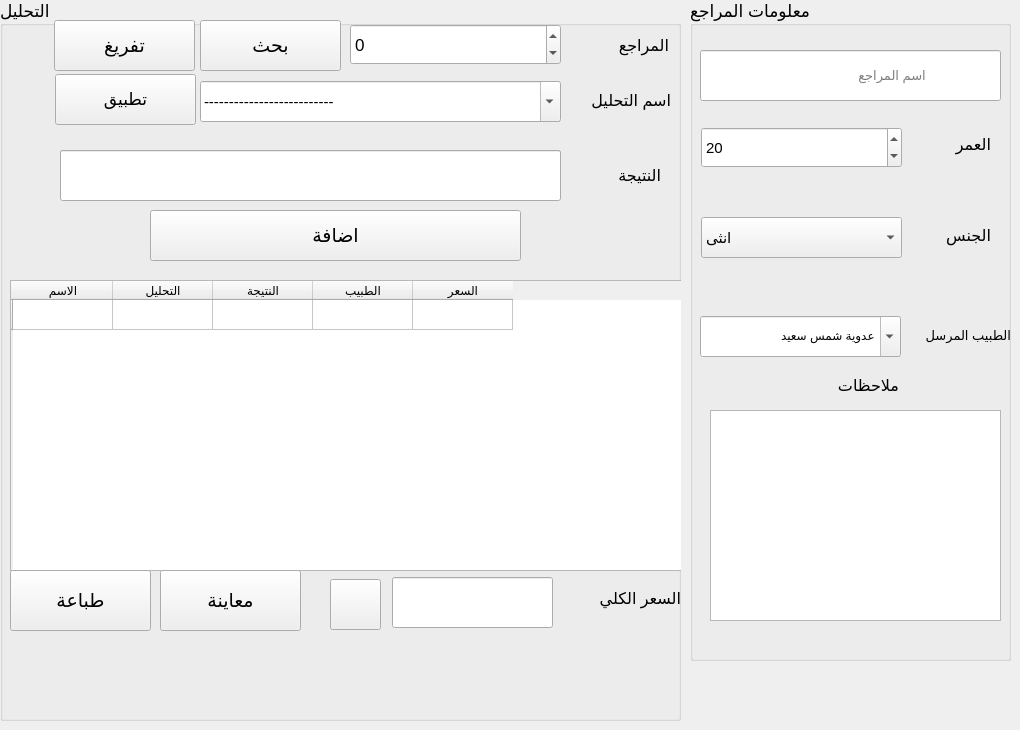
      <widget class="QWidget" name="tab_11">
       <attribute name="title">
        <string>البيع اليومي</string>
       </attribute>
       <widget class="QGroupBox" name="groupBox_6">
        <property name="enabled">
         <bool>true</bool>
        </property>
        <property name="geometry">
         <rect>
          <x>690</x>
          <y>0</y>
          <width>321</width>
          <height>661</height>
         </rect>
        </property>
        <property name="font">
         <font>
          <family>Segoe UI</family>
          <pointsize>13</pointsize>
          <weight>50</weight>
          <italic>false</italic>
          <bold>false</bold>
         </font>
        </property>
        <property name="styleSheet">
         <string notr="true">QComboBox:disabled,
QAbstractSpinBox:disabled,
QSpinBox:disabled,
QDoubleSpinBox:disabled,
QLineEdit:disabled,
QTextEdit:disabled,
QTimeEdit:disabled,
QDateEdit:disabled,
QDateTimeEdit:disabled {
    color: #616161;
    background-color: #e0e0e0; /* same as enabled color */
    border-color: #e0e0e0; /* same as enabled color */
}
</string>
        </property>
        <property name="title">
         <string>معلومات المراجع</string>
        </property>
        <widget class="QLabel" name="label_35">
         <property name="enabled">
          <bool>true</bool>
         </property>
         <property name="geometry">
          <rect>
           <x>10</x>
           <y>65</y>
           <width>101</width>
           <height>41</height>
          </rect>
         </property>
         <property name="text">
          <string/>
         </property>
        </widget>
        <widget class="QLineEdit" name="lineEdit_20">
         <property name="enabled">
          <bool>true</bool>
         </property>
         <property name="geometry">
          <rect>
           <x>10</x>
           <y>50</y>
           <width>301</width>
           <height>51</height>
          </rect>
         </property>
         <property name="font">
          <font>
           <family>Segoe UI</family>
           <pointsize>10</pointsize>
          </font>
         </property>
         <property name="readOnly">
          <bool>false</bool>
         </property>
         <property name="placeholderText">
          <string>                    اسم المراجع</string>
         </property>
        </widget>
        <widget class="QComboBox" name="comboBox_14">
         <property name="enabled">
          <bool>true</bool>
         </property>
         <property name="geometry">
          <rect>
           <x>11</x>
           <y>217</y>
           <width>201</width>
           <height>41</height>
          </rect>
         </property>
         <property name="font">
          <font>
           <pointsize>11</pointsize>
          </font>
         </property>
         <item>
          <property name="text">
           <string>انثى</string>
          </property>
         </item>
         <item>
          <property name="text">
           <string>ذكر</string>
          </property>
         </item>
        </widget>
        <widget class="QLabel" name="label_36">
         <property name="enabled">
          <bool>true</bool>
         </property>
         <property name="geometry">
          <rect>
           <x>230</x>
           <y>210</y>
           <width>71</width>
           <height>51</height>
          </rect>
         </property>
         <property name="font">
          <font>
           <family>Segoe UI</family>
           <pointsize>12</pointsize>
           <weight>50</weight>
           <bold>false</bold>
          </font>
         </property>
         <property name="text">
          <string>الجنس</string>
         </property>
        </widget>
        <widget class="QLabel" name="label_37">
         <property name="enabled">
          <bool>true</bool>
         </property>
         <property name="geometry">
          <rect>
           <x>240</x>
           <y>119</y>
           <width>61</width>
           <height>51</height>
          </rect>
         </property>
         <property name="font">
          <font>
           <family>Segoe UI</family>
           <pointsize>12</pointsize>
           <weight>50</weight>
           <bold>false</bold>
          </font>
         </property>
         <property name="text">
          <string>العمر</string>
         </property>
        </widget>
        <widget class="QLabel" name="label_38">
         <property name="enabled">
          <bool>true</bool>
         </property>
         <property name="geometry">
          <rect>
           <x>118</x>
           <y>360</y>
           <width>91</width>
           <height>51</height>
          </rect>
         </property>
         <property name="font">
          <font>
           <family>Segoe UI</family>
           <pointsize>12</pointsize>
           <weight>50</weight>
           <bold>false</bold>
          </font>
         </property>
         <property name="text">
          <string>ملاحظات</string>
         </property>
        </widget>
        <widget class="QSpinBox" name="spinBox_7">
         <property name="enabled">
          <bool>true</bool>
         </property>
         <property name="geometry">
          <rect>
           <x>11</x>
           <y>127</y>
           <width>201</width>
           <height>41</height>
          </rect>
         </property>
         <property name="font">
          <font>
           <pointsize>11</pointsize>
          </font>
         </property>
         <property name="minimum">
          <number>-1000000</number>
         </property>
         <property name="maximum">
          <number>1000000</number>
         </property>
         <property name="value">
          <number>20</number>
         </property>
        </widget>
        <widget class="QLabel" name="label_39">
         <property name="enabled">
          <bool>true</bool>
         </property>
         <property name="geometry">
          <rect>
           <x>210</x>
           <y>310</y>
           <width>111</width>
           <height>51</height>
          </rect>
         </property>
         <property name="font">
          <font>
           <family>Segoe UI</family>
           <pointsize>10</pointsize>
           <weight>50</weight>
           <bold>false</bold>
          </font>
         </property>
         <property name="text">
          <string>الطبيب المرسل</string>
         </property>
        </widget>
        <widget class="QComboBox" name="comboBox_15">
         <property name="enabled">
          <bool>true</bool>
         </property>
         <property name="geometry">
          <rect>
           <x>10</x>
           <y>316</y>
           <width>201</width>
           <height>41</height>
          </rect>
         </property>
         <property name="font">
          <font>
           <pointsize>11</pointsize>
          </font>
         </property>
         <property name="editable">
          <bool>true</bool>
         </property>
         <item>
          <property name="text">
           <string>عدوية شمس سعيد</string>
          </property>
         </item>
         <item>
          <property name="text">
           <string>داود سلمان</string>
          </property>
         </item>
        </widget>
        <widget class="QTextEdit" name="textEdit">
         <property name="geometry">
          <rect>
           <x>20</x>
           <y>410</y>
           <width>291</width>
           <height>211</height>
          </rect>
         </property>
         <property name="font">
          <font>
           <family>Segoe UI</family>
           <pointsize>12</pointsize>
          </font>
         </property>
        </widget>
       </widget>
       <widget class="QGroupBox" name="groupBox_7">
        <property name="enabled">
         <bool>true</bool>
        </property>
        <property name="geometry">
         <rect>
          <x>0</x>
          <y>0</y>
          <width>681</width>
          <height>721</height>
         </rect>
        </property>
        <property name="font">
         <font>
          <family>Segoe UI</family>
          <pointsize>13</pointsize>
         </font>
        </property>
        <property name="title">
         <string>التحليل</string>
        </property>
        <widget class="QLabel" name="label_40">
         <property name="enabled">
          <bool>true</bool>
         </property>
         <property name="geometry">
          <rect>
           <x>570</x>
           <y>75</y>
           <width>101</width>
           <height>51</height>
          </rect>
         </property>
         <property name="font">
          <font>
           <family>Segoe UI</family>
           <pointsize>12</pointsize>
           <weight>50</weight>
           <bold>false</bold>
          </font>
         </property>
         <property name="text">
          <string>اسم التحليل</string>
         </property>
        </widget>
        <widget class="QComboBox" name="comboBox_16">
         <property name="enabled">
          <bool>true</bool>
         </property>
         <property name="geometry">
          <rect>
           <x>200</x>
           <y>81</y>
           <width>361</width>
           <height>41</height>
          </rect>
         </property>
         <property name="font">
          <font>
           <family>Segoe UI</family>
           <pointsize>11</pointsize>
          </font>
         </property>
         <property name="editable">
          <bool>true</bool>
         </property>
         <item>
          <property name="text">
           <string>--------------------------</string>
          </property>
         </item>
        </widget>
        <widget class="QLabel" name="label_41">
         <property name="enabled">
          <bool>true</bool>
         </property>
         <property name="geometry">
          <rect>
           <x>580</x>
           <y>150</y>
           <width>81</width>
           <height>51</height>
          </rect>
         </property>
         <property name="font">
          <font>
           <family>Segoe UI</family>
           <pointsize>12</pointsize>
           <weight>50</weight>
           <bold>false</bold>
          </font>
         </property>
         <property name="text">
          <string>النتيجة</string>
         </property>
        </widget>
        <widget class="QComboBox" name="comboBox_17">
         <property name="enabled">
          <bool>true</bool>
         </property>
         <property name="geometry">
          <rect>
           <x>60</x>
           <y>150</y>
           <width>501</width>
           <height>41</height>
          </rect>
         </property>
        </widget>
        <widget class="QTableWidget" name="tableWidget_5">
         <property name="enabled">
          <bool>true</bool>
         </property>
         <property name="geometry">
          <rect>
           <x>10</x>
           <y>280</y>
           <width>681</width>
           <height>291</height>
          </rect>
         </property>
         <property name="font">
          <font>
           <pointsize>9</pointsize>
          </font>
         </property>
         <row>
          <property name="text">
           <string/>
          </property>
         </row>
         <column>
          <property name="text">
           <string>الاسم</string>
          </property>
         </column>
         <column>
          <property name="text">
           <string>التحليل</string>
          </property>
         </column>
         <column>
          <property name="text">
           <string>النتيجة</string>
          </property>
         </column>
         <column>
          <property name="text">
           <string>الطبيب</string>
          </property>
         </column>
         <column>
          <property name="text">
           <string>السعر</string>
          </property>
         </column>
        </widget>
        <widget class="QPushButton" name="pushButton_17">
         <property name="enabled">
          <bool>true</bool>
         </property>
         <property name="geometry">
          <rect>
           <x>150</x>
           <y>210</y>
           <width>371</width>
           <height>51</height>
          </rect>
         </property>
         <property name="font">
          <font>
           <family>Segoe UI</family>
           <pointsize>14</pointsize>
          </font>
         </property>
         <property name="text">
          <string>اضافة</string>
         </property>
        </widget>
        <widget class="QPushButton" name="pushButton_18">
         <property name="enabled">
          <bool>true</bool>
         </property>
         <property name="geometry">
          <rect>
           <x>10</x>
           <y>570</y>
           <width>141</width>
           <height>61</height>
          </rect>
         </property>
         <property name="font">
          <font>
           <family>Segoe UI</family>
           <pointsize>14</pointsize>
          </font>
         </property>
         <property name="text">
          <string>طباعة</string>
         </property>
        </widget>
        <widget class="QLabel" name="label_44">
         <property name="enabled">
          <bool>true</bool>
         </property>
         <property name="geometry">
          <rect>
           <x>570</x>
           <y>573</y>
           <width>111</width>
           <height>51</height>
          </rect>
         </property>
         <property name="font">
          <font>
           <family>Segoe UI</family>
           <pointsize>12</pointsize>
           <weight>50</weight>
           <bold>false</bold>
          </font>
         </property>
         <property name="text">
          <string>السعر الكلي</string>
         </property>
        </widget>
        <widget class="QLineEdit" name="lineEdit_24">
         <property name="enabled">
          <bool>true</bool>
         </property>
         <property name="geometry">
          <rect>
           <x>392</x>
           <y>577</y>
           <width>161</width>
           <height>51</height>
          </rect>
         </property>
         <property name="font">
          <font>
           <family>Segoe UI</family>
          </font>
         </property>
         <property name="readOnly">
          <bool>true</bool>
         </property>
        </widget>
        <widget class="QLabel" name="label_54">
         <property name="enabled">
          <bool>true</bool>
         </property>
         <property name="geometry">
          <rect>
           <x>588</x>
           <y>20</y>
           <width>81</width>
           <height>51</height>
          </rect>
         </property>
         <property name="font">
          <font>
           <family>Segoe UI</family>
           <pointsize>12</pointsize>
           <weight>50</weight>
           <bold>false</bold>
          </font>
         </property>
         <property name="text">
          <string>المراجع</string>
         </property>
        </widget>
        <widget class="QSpinBox" name="spinBox">
         <property name="geometry">
          <rect>
           <x>350</x>
           <y>24</y>
           <width>211</width>
           <height>41</height>
          </rect>
         </property>
         <property name="font">
          <font>
           <family>Segoe UI</family>
           <pointsize>13</pointsize>
          </font>
         </property>
         <property name="minimum">
          <number>-1</number>
         </property>
         <property name="maximum">
          <number>999999999</number>
         </property>
        </widget>
        <widget class="QPushButton" name="pushButton_30">
         <property name="enabled">
          <bool>true</bool>
         </property>
         <property name="geometry">
          <rect>
           <x>200</x>
           <y>20</y>
           <width>141</width>
           <height>51</height>
          </rect>
         </property>
         <property name="font">
          <font>
           <family>Segoe UI</family>
           <pointsize>14</pointsize>
          </font>
         </property>
         <property name="text">
          <string>بحث</string>
         </property>
        </widget>
        <widget class="QPushButton" name="pushButton_31">
         <property name="enabled">
          <bool>true</bool>
         </property>
         <property name="geometry">
          <rect>
           <x>55</x>
           <y>74</y>
           <width>141</width>
           <height>51</height>
          </rect>
         </property>
         <property name="font">
          <font>
           <family>Segoe UI</family>
           <pointsize>13</pointsize>
          </font>
         </property>
         <property name="text">
          <string>تطبيق</string>
         </property>
        </widget>
        <widget class="QPushButton" name="pushButton_32">
         <property name="enabled">
          <bool>true</bool>
         </property>
         <property name="geometry">
          <rect>
           <x>330</x>
           <y>579</y>
           <width>51</width>
           <height>51</height>
          </rect>
         </property>
         <property name="font">
          <font>
           <family>Segoe UI</family>
           <pointsize>13</pointsize>
          </font>
         </property>
         <property name="text">
          <string/>
         </property>
         <property name="icon">
          <iconset resource="icons.qrc">
           <normaloff>:/view.png</normaloff>:/view.png</iconset>
         </property>
        </widget>
        <widget class="QPushButton" name="pushButton_34">
         <property name="enabled">
          <bool>true</bool>
         </property>
         <property name="geometry">
          <rect>
           <x>160</x>
           <y>570</y>
           <width>141</width>
           <height>61</height>
          </rect>
         </property>
         <property name="font">
          <font>
           <family>Segoe UI</family>
           <pointsize>14</pointsize>
          </font>
         </property>
         <property name="text">
          <string>معاينة</string>
         </property>
        </widget>
        <widget class="QPushButton" name="pushButton_35">
         <property name="enabled">
          <bool>true</bool>
         </property>
         <property name="geometry">
          <rect>
           <x>54</x>
           <y>20</y>
           <width>141</width>
           <height>51</height>
          </rect>
         </property>
         <property name="font">
          <font>
           <family>Segoe UI</family>
           <pointsize>14</pointsize>
          </font>
         </property>
         <property name="text">
          <string>تفريغ</string>
         </property>
        </widget>
        <widget class="QDoubleSpinBox" name="doubleSpinBox_7">
         <property name="geometry">
          <rect>
           <x>60</x>
           <y>150</y>
           <width>501</width>
           <height>51</height>
          </rect>
         </property>
         <property name="minimum">
          <double>-1111111111111.000000000000000</double>
         </property>
         <property name="maximum">
          <double>10000000000000000000.000000000000000</double>
         </property>
        </widget>
        <widget class="QLineEdit" name="lineEdit_21">
         <property name="enabled">
          <bool>true</bool>
         </property>
         <property name="geometry">
          <rect>
           <x>60</x>
           <y>150</y>
           <width>501</width>
           <height>51</height>
          </rect>
         </property>
         <property name="font">
          <font>
           <family>Segoe UI</family>
           <pointsize>10</pointsize>
          </font>
         </property>
        </widget>
       </widget>
      </widget>
